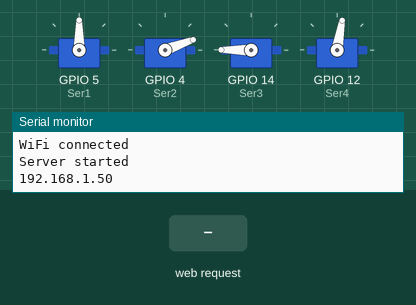
The sketch below on a simulated ESP8266 (NodeMCU). On the bench: 4 × servo, the last lines printed to the serial monitor. Inputs (shaded band) come from the test bench. WiFi joins after 1.5 s; servers stay silent unless stated.

Above: at 3.6 s.
3.7 s: HTTP request GET /gpio/3 received
At 4.1 s:
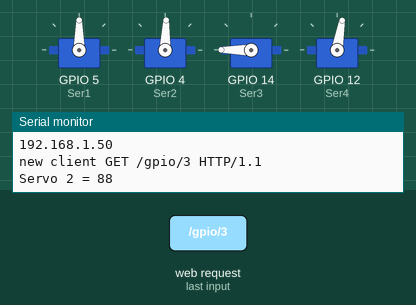
5.2 s: HTTP request GET /gpio/5 received
At 6.4 s:
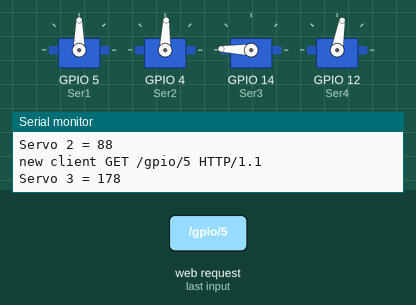
6.7 s: HTTP request GET /gpio/7 received
At 7.6 s:
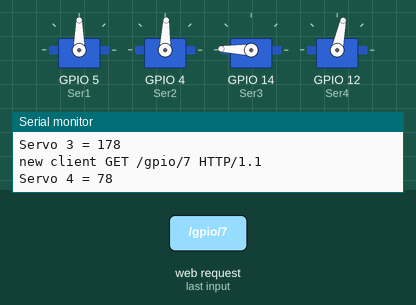
8.2 s: HTTP request GET /gpio/6 received
At 8.7 s:
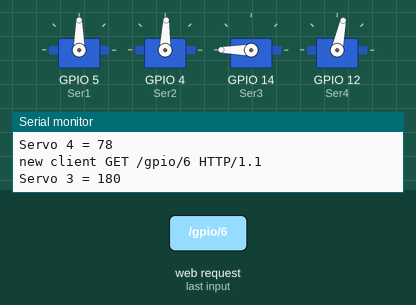
9.7 s: HTTP request GET /gpio/8 received
At 11.0 s:
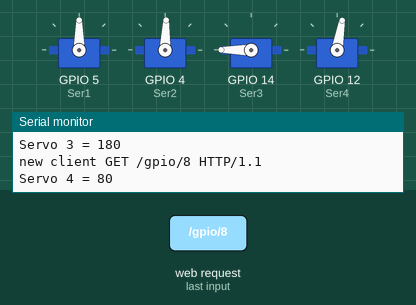
Timing chart, 0 to 12.2 s (numbered marks = the images above; inputs shaded):
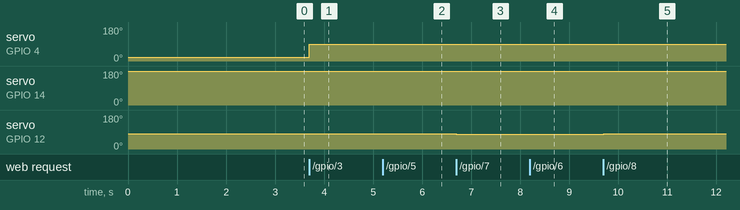

Measured:
- after the input at 3.7 s, servo on GPIO 4 (Ser2): 20° → 88° at once
- after the input at 5.2 s, servo on GPIO 14 (Ser3): 180° → 178° at once
- after the input at 6.7 s, servo on GPIO 12 (Ser4): 80° → 78° at once
- after the input at 8.2 s, servo on GPIO 14 (Ser3): 178° → 180° at once
- after the input at 9.7 s, servo on GPIO 12 (Ser4): 78° → 80° at once

The sketch:

Dk_Servo.ino
```cpp
#include <ESP8266WiFi.h>
#include <Servo.h>

const char* ssid = "Nhom7";
const char* password = "11111111";

WiFiServer server(80);
Servo Ser1;
Servo Ser2;
Servo Ser3;
Servo Ser4;

void setup(){
  Serial.begin(115200); //Default Baud Rate for NodeMCU
  delay(10);

  // Connect to WiFi network
  Serial.println();
  Serial.println();
  Serial.print("Connecting to ");
  Serial.println(ssid);

  WiFi.disconnect();
  WiFi.mode(WIFI_STA);
  WiFi.begin(ssid, password);

  while (WiFi.status() != WL_CONNECTED)
  {
    delay(1000);
    Serial.print(".");
  }
  Serial.println("");
  Serial.println("WiFi connected");

  // Start the server
  server.begin();
  Serial.println("Server started");
  // Print the IP address
  Serial.println(WiFi.localIP());

  pinMode(5, OUTPUT);  digitalWrite(5, 0);    //D1
  pinMode(4, OUTPUT);  digitalWrite(4, 0);    //D2
  pinMode(14, OUTPUT); digitalWrite(14, 0);   //D5
  pinMode(12, OUTPUT); digitalWrite(12, 0);   //D6
  // khoi tao vi tri bat dau cua 4 servo
  Ser1.attach(5,500,2500);  Ser1.write(90);  delay(100);
  Ser2.attach(4,500,2500);  Ser2.write(20);  delay(100);
  Ser3.attach(14,500,2500); Ser3.write(180); delay(100);
  Ser4.attach(12,500,2500); Ser4.write(80);  delay(100);
}

int val = -1, goc1 = 90, goc2 = 90, goc3 = 180, goc4 = 80;

void loop() {
  // Check if a client has connected
  WiFiClient client = server.available();
  if (!client) { return; }

  // Wait until the client sends some data
  Serial.print("new client ");
  while(!client.available()) {
     delay(1); }

  String req = client.readStringUntil('\r');
  Serial.println(req);
  client.flush();

  String requests[] = {"/gpio/0", "/gpio/1", "/gpio/2", "/gpio/3", "/gpio/4", "/gpio/5", "/gpio/6", "/gpio/7", "/gpio/8"};
  int values[] = {0, 1, 2, 3, 4, 5, 6, 7, 8};
  for (int i = 0; i < sizeof(requests)/sizeof(requests[0]); i++) {
    if (req.indexOf(requests[i]) != -1) {
      val = values[i];
      break;
    }
  }

  if (val == -1) {
    Serial.println("Invalid request");
    client.stop();
    return;
  }

  bool check = false; //Kiem tra trang thai hien tai

  switch(val) {
  case 0: Serial.println("Tam dung hoat dong !");
    break;
  case 1:
    if(goc1>=0) {
      goc1 = goc1 - 2;
      Ser1.write(goc1);
      //delay(50);
      Serial.print("Servo 1 = ");
      Serial.println(goc1);
    }
    break;

  case 2:
    if(goc1<=180) {
      goc1 = goc1 + 2;
      Ser1.write(goc1);
      //delay(50);
      Serial.print("Servo 1 = ");
      Serial.println(goc1);
    }
    break;

  case 3:
    if(goc2>=70) {
      goc2 = goc2 - 2;
      Ser2.write(goc2);
      delay(50);
      Serial.print("Servo 2 = ");
      Serial.println(goc2);
    }
    break;

  case 4:
    if(goc2<=180) {
      goc2 = goc2 + 2;
      Ser2.write(goc2);
      delay(50);
      Serial.print("Servo 2 = ");
      Serial.println(goc2);
    }
    break;

  case 5:
    if(goc3>=0) {
      goc3 = goc3 - 2;
      Ser3.write(goc3);
      delay(50);
      Serial.print("Servo 3 = ");
      Serial.println(goc3);
    }
    break;

  case 6:
    if(goc3<=180) {
      goc3 = goc3 + 2;
      Ser3.write(goc3);
      delay(50);
      Serial.print("Servo 3 = ");
      Serial.println(goc3);
    }
    break;

  case 7:
    if(goc4>=80) {
      goc4 = goc4 - 2;
      Ser4.write(goc4);
      delay(50);
      Serial.print("Servo 4 = ");
      Serial.println(goc4);
    }
    break;

  case 8:
    if(goc4<=140) {
      goc4 = goc4 + 2;
      Ser4.write(goc4);
      delay(50);
      Serial.print("Servo 4 = ");
      Serial.println(goc4);
    }
    break;

  default:
    Serial.println("Invalid input");
}

  client.flush(); }
```
